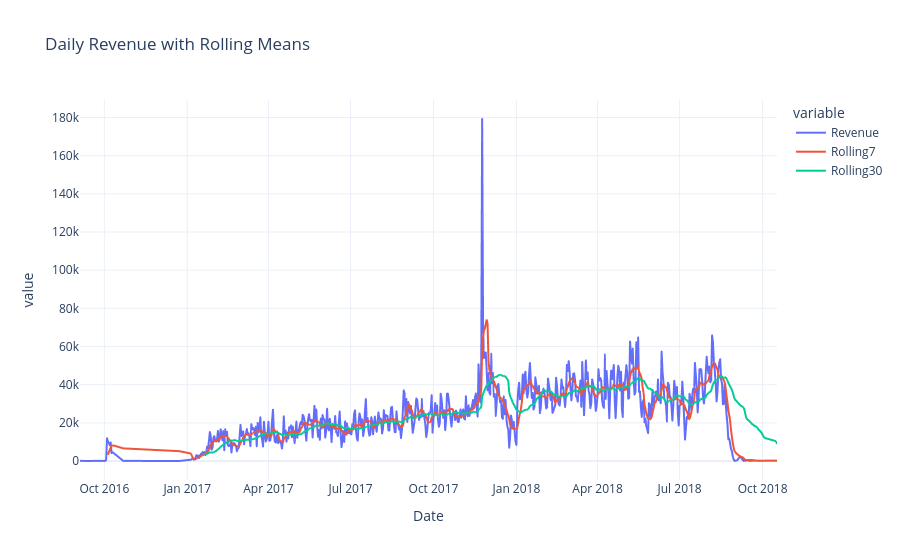

Notebook code cell kept with this figure:
### Code cell
fig=px.line(

    daily_sales,

    x="Date",

    y=[

        "Revenue",

        "Rolling7",

        "Rolling30"

    ],

    title="Daily Revenue with Rolling Means",

    template="plotly_white"

)

fig.show()

### Figure 1 — Plotly figure (JSON) as saved in the notebook; plotly's stock layout.template omitted (floating-point values rounded to 4 significant figures; data arrays with more than 128 entries replaced by an {"elided": "..."} marker saying what was removed)
{"data": [{"hovertemplate": "variable=Revenue<br>Date=%{x}<br>value=%{y}<extra></extra>", "legendgroup": "Revenue", "line": {"color": "#636efa", "dash": "solid"}, "marker": {"symbol": "circle"}, "mode": "lines", "name": "Revenue", "showlegend": true, "type": "scattergl", "x": {"elided": "633 str values"}, "xaxis": "x", "y": {"elided": "633 float values"}, "yaxis": "y"}, {"hovertemplate": "variable=Rolling7<br>Date=%{x}<br>value=%{y}<extra></extra>", "legendgroup": "Rolling7", "line": {"color": "#EF553B", "dash": "solid"}, "marker": {"symbol": "circle"}, "mode": "lines", "name": "Rolling7", "showlegend": true, "type": "scattergl", "x": {"elided": "633 str values"}, "xaxis": "x", "y": {"elided": "633 float values"}, "yaxis": "y"}, {"hovertemplate": "variable=Rolling30<br>Date=%{x}<br>value=%{y}<extra></extra>", "legendgroup": "Rolling30", "line": {"color": "#00cc96", "dash": "solid"}, "marker": {"symbol": "circle"}, "mode": "lines", "name": "Rolling30", "showlegend": true, "type": "scattergl", "x": {"elided": "633 str values"}, "xaxis": "x", "y": {"elided": "633 float values"}, "yaxis": "y"}], "layout": {"legend": {"title": {"text": "variable"}, "tracegroupgap": 0}, "title": {"text": "Daily Revenue with Rolling Means"}, "xaxis": {"anchor": "y", "domain": [0, 1], "title": {"text": "Date"}}, "yaxis": {"anchor": "x", "domain": [0, 1], "title": {"text": "value"}}}}
